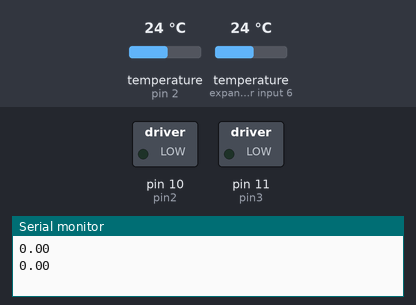
The sketch below on a simulated Arduino Nano, built with avr-gcc and run on an emulated ATmega328P. Parts: switched loads named in the sketch (green lamp = pin HIGH), the last lines printed to the serial monitor. Dashed ring = blinking. Inputs (shaded band) come from the test bench; at power-on: temperature (sensors on pin 2, expander input 6) 24 °C.

Above: at 2.3 s.
2.4 s: temperature (sensor on pin 2) set to 27.4 °C
4.3 s: temperature (sensor on pin 2) set to 28.8 °C
At 7.8 s:
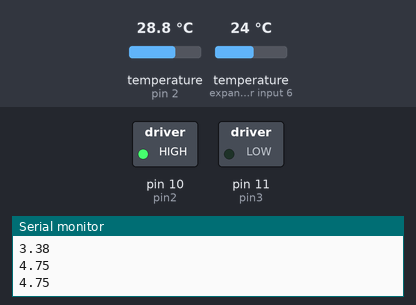
8.0 s: temperature (sensor on pin 2) set to 12 °C
At 9.1 s:
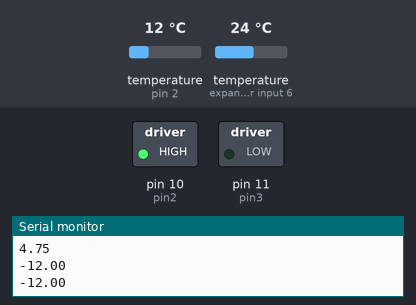
9.5 s: temperature (sensor on pin 2) set to 33 °C
At 10.2 s:
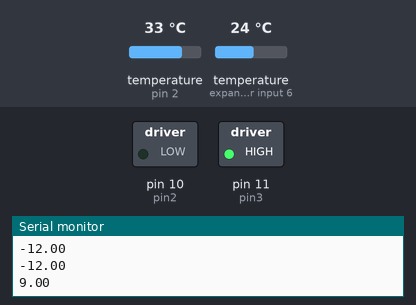
Timing chart, 0 to 14.2 s (numbered marks = the images above; inputs shaded):
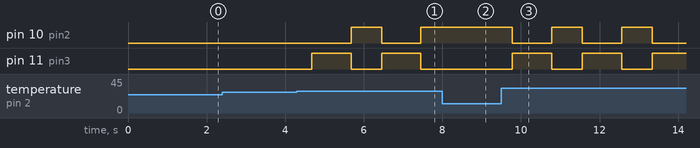

The sketch:

fan_test.ino
```cpp
/* CONEXIONES

Esquemas
Arduino: https://store.arduino.cc/arduino-nano
L293DNE (convención. 16 el superior a la izquierda, 1 el inferior a la izquierda)  http://electronica-fix.blogspot.com/2015/03/brazo-robot.html


Arduino Vin a 12v
Arduino GND a GND
L293DNE 15 a 12v
L293DNE 2 y 7 respectivamente van a D10 y D11 de Arduino.
L293DNE 1 y 16 a 5v Arduino
L293DNE 4 y 5 a GND
L293DNE 3 y 6 a motor (ojo solo gira en un sentido)

Sensores de temperatura a Arduino D2 (los dos)
*/


#include <OneWire.h>
#include <DallasTemperature.h>

#define ONE_WIRE_BUS 2

OneWire oneWire(ONE_WIRE_BUS);

DallasTemperature sensors(&oneWire);

float t_out;
float t_in;
float d;

const int pin2 = 10;
const int pin3 = 11;

int k_out = 1;
int delta_out = 3;
int x_out;

void setup(void)
{
 Serial.begin(9600);
 sensors.begin();

 pinMode(pin2,OUTPUT);
 pinMode(pin3,OUTPUT);

}
void loop(void)
{

 sensors.requestTemperatures();


t_out = sensors.getTempCByIndex(0);
t_in = sensors.getTempCByIndex(1);

d = t_out-t_in;
 Serial.println(d);
if(d < 3){

d=0;
delta_out=0;

}


x_out = k_out*d + delta_out;

//d desde 2 hasta 50
//x_out desde 5 hasta 53

if(d>4){
//fan_speed(x_out);
fan_yes_no();
}
   //delay(300);
}


void fan_speed(int x)
{
  analogWrite(pin3,255);
  analogWrite(pin2,0);

  delay(x);
  analogWrite(pin3,0);
  analogWrite(pin2,255);

  delay(20-x);


}


void fan_yes_no()
{
  analogWrite(pin3,255);
  analogWrite(pin2,0);

  delay(1000);
  analogWrite(pin3,0);
  analogWrite(pin2,255);

  //delay(0);


}
```

Measured:
- the behaviour switches between 28 and 28.1 °C on temperature (sensor on pin 2) (found by bisection; images 0 and 1)
- after the input at 4.3 s, pin 10 (pin2): LOW → HIGH after 1.4 s, → LOW 0.78 s later, → HIGH 1.0 s later; pin 11 (pin3): alternates HIGH for 1.0 s and LOW for 0.78 s, starting after 0.38 s
- after the input at 8.0 s, pin 10 (pin2): stays HIGH (without the input it goes to LOW after 0.23 s); pin 11 (pin3): stays LOW (without the input it goes to HIGH after 0.23 s)
- after the input at 9.5 s, pin 10 (pin2): alternates HIGH for 0.78 s and LOW for 1.0 s, starting after 0.28 s; pin 11 (pin3): alternates HIGH for 1.0 s and LOW for 0.78 s, starting after 0.28 s
